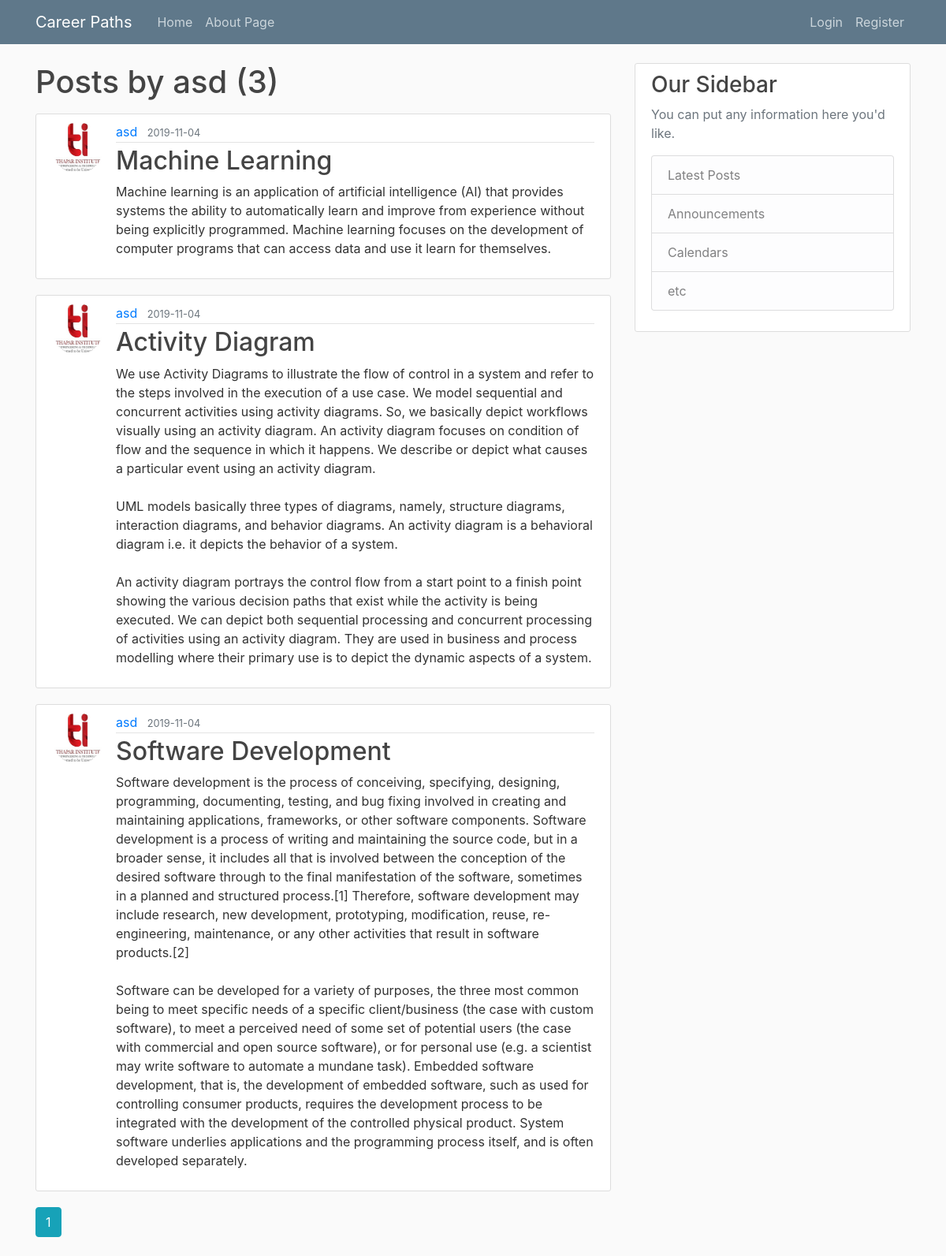
The app's page /user/asd with its own data.
### lapp/models.py (models this page shows, shortened)
class User(db.Model, UserMixin):
    id = db.Column(db.Integer, primary_key=True)
    username = db.Column(db.String(20), unique=True, nullable=False)
    email = db.Column(db.String(120), unique=True, nullable=False)
    image_file = db.Column(db.String(20), nullable=False, default='default.jpg')
    password = db.Column(db.String(60), nullable=False)
    posts = db.relationship('Post', backref='author', lazy=True)

class Post(db.Model):
    id = db.Column(db.Integer, primary_key=True)
    title = db.Column(db.String(100), nullable=False)
    date_posted = db.Column(db.DateTime, nullable=False, default=datetime.utcnow)
    content = db.Column(db.Text, nullable=False)
    user_id = db.Column(db.Integer, db.ForeignKey('user.id'), nullable=False)

### lapp/routes.py (the view)
@app.route("/user/<string:username>")
def user_posts(username):
    page = request.args.get('page', 1, type=int)
    user = User.query.filter_by(username=username).first_or_404()
    posts = Post.query.filter_by(author=user)\
        .order_by(Post.date_posted.desc())\
        .paginate(page=page, per_page=5)
    return render_template('user_posts.html', posts=posts, user=user)

### lapp/templates/user_posts.html
{% extends "layout.html" %}
{% block content %}
    <h1 class="mb-3">Posts by {{ user.username }} ({{ posts.total }})</h1>
    {% for post in posts.items %}
        <article class="media content-section">
          <img class="rounded-circle article-img" src="{{ url_for('static', filename='profile_pics/' + post.author.image_file) }}">
          <div class="media-body">
            <div class="article-metadata">
              <a class="mr-2" href="{{ url_for('user_posts', username=post.author.username) }}">{{ post.author.username }}</a>
              <small class="text-muted">{{ post.date_posted.strftime('%Y-%m-%d') }}</small>
            </div>
            <h2><a class="article-title" href="{{ url_for('post', post_id=post.id) }}">{{ post.title }}</a></h2>
            <p class="article-content">{{ post.content }}</p>
          </div>
        </article>
    {% endfor %}
    {% for page_num in posts.iter_pages(left_edge=1, right_edge=1, left_current=1, right_current=2) %}
      {% if page_num %}
        {% if posts.page == page_num %}
          <a class="btn btn-info mb-4" href="{{ url_for('user_posts', username=user.username, page=page_num) }}">{{ page_num }}</a>
        {% else %}
          <a class="btn btn-outline-info mb-4" href="{{ url_for('user_posts', username=user.username, page=page_num) }}">{{ page_num }}</a>
        {% endif %}
      {% else %}
        ...
      {% endif %}
    {% endfor %}
{% endblock content %}

### lapp/templates/layout.html (shortened to what this page needs)
<!DOCTYPE html>
<html>
<head>
    <link rel="stylesheet" href="https://maxcdn.bootstrapcdn.com/bootstrap/4.0.0/css/bootstrap.min.css">
    <link rel="stylesheet" type="text/css" href="{{ url_for('static', filename='main.css') }}">
    <link rel="stylesheet" href="https://cdnjs.cloudflare.com/ajax/libs/font-awesome/4.7.0/css/font-awesome.min.css">
</head>
<body>
    <header class="site-header">
      <nav class="navbar navbar-expand-md navbar-dark bg-steel fixed-top">
        <div class="container">
          <a class="navbar-brand mr-4" href="/">Career Paths</a>
          <div class="collapse navbar-collapse" id="navbarToggle">
            <div class="navbar-nav mr-auto">
              <a class="nav-item nav-link" href="{{ url_for('home') }}">Home</a>
              <a class="nav-item nav-link" href="{{ url_for('about') }}"> About Page </a>
            </div>
            <div class="navbar-nav">
              {% if current_user.is_authenticated %}
                <a class="nav-item nav-link" href="{{ url_for('new_post') }}">New Post</a>
                <a class="nav-item nav-link" href="{{ url_for('account') }}">Account</a>
                <a class="nav-item nav-link" href="{{ url_for('logout') }}">Logout</a>
              {% else %}
                <a class="nav-item nav-link" href="{{ url_for('login') }}">Login</a>
                <a class="nav-item nav-link" href="{{ url_for('register') }}">Register</a>
              {% endif %}
            </div>
          </div>
        </div>
      </nav>
    </header>
    <main role="main" class="container">
      <div class="row">
        <div class="col-md-8">
          {% block content %}{% endblock %}
        </div>
        <div class="col-md-4">
          <div class="content-section">
            <h3>Our Sidebar</h3>
            <p class='text-muted'>You can put any information here you'd like.
              <ul class="list-group">
                <li class="list-group-item list-group-item-light">Latest Posts</li>
                <li class="list-group-item list-group-item-light">Announcements</li>
                <li class="list-group-item list-group-item-light">Calendars</li>
                <li class="list-group-item list-group-item-light">etc</li>
              </ul>
            </p>
          </div>
        </div>
      </div>
    </main>
</body>
</html>

### lapp/static/main.css (style rules this page uses)
body { background: #fafafa; color: #333333; margin-top: 5rem; }
h1, h2, h3, h4, h5, h6 { color: #444444; }
.bg-steel { background-color: #5f788a; }
.site-header .navbar-nav .nav-link { color: #cbd5db; }
.content-section { background: #ffffff; padding: 10px 20px; border: 1px solid #dddddd; border-radius: 3px; margin-bottom: 20px; }
.article-title { color: #444444; }
.article-content { white-space: pre-line; }
.article-img { height: 65px; width: 65px; margin-right: 16px; }
.article-metadata { padding-bottom: 1px; margin-bottom: 4px; border-bottom: 1px solid #e3e3e3 }

### records on screen
User: username "asd"
Post: image_file (placeholder picture), author.username "asd", date_posted "2019-11-04", title "Machine Learning", content "Machine learning is an application of artificial intelligence (AI) that provides systems the ability to automatically learn and improve from experience without being explicitly programmed. Machine learning focuses on the development of computer programs that can access data and use it learn for themselves."
Post: image_file (placeholder picture), author.username "asd", date_posted "2019-11-04", title "Activity Diagram", content "We use Activity Diagrams to illustrate the flow of control in a system and refer to the steps involved in the execution of a use case. We model sequential and concurrent activities using activity diagrams. So, we basically depict workflows visually using an activity diagram. An activity diagram focuses on condition of flow and the sequence in which it happens. We describe or depict what causes a particular event using an activity diagram. UML models basically three types of diagrams, namely, structure diagrams, interaction diagrams, and behavior diagrams. An activity diagram is a behavioral diagram i.e. it depicts the behavior of a system. An activity diagram portrays the control flow from…"
Post: image_file (placeholder picture), author.username "asd", date_posted "2019-11-04", title "Software Development", content "Software development is the process of conceiving, specifying, designing, programming, documenting, testing, and bug fixing involved in creating and maintaining applications, frameworks, or other software components. Software development is a process of writing and maintaining the source code, but in a broader sense, it includes all that is involved between the conception of the desired software through to the final manifestation of the software, sometimes in a planned and structured process.[1] Therefore, software development may include research, new development, prototyping, modification, reuse, re-engineering, maintenance, or any other activities that result in software products.[2]…"

### other values on screen
{{ posts.total }} "3"
{{ page_num }} "1"
